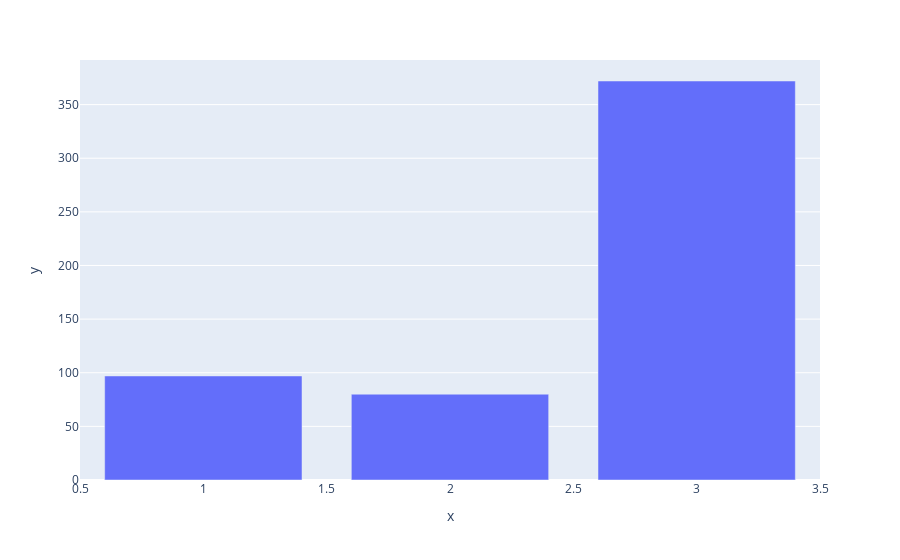

The code cell stored with this chart in its notebook:
### Code cell
px.bar(x =titanic[titanic['survived']==0]['pclass'].unique(), y=titanic[titanic['survived']==0]['pclass'].value_counts())

### Figure 1 — Plotly figure (JSON) as saved in the notebook; plotly's stock layout.template omitted (floating-point values rounded to 4 significant figures)
{"data": [{"alignmentgroup": "True", "hovertemplate": "x=%{x}<br>y=%{y}<extra></extra>", "legendgroup": "", "marker": {"color": "#636efa", "pattern": {"shape": ""}}, "name": "", "offsetgroup": "", "orientation": "v", "showlegend": false, "textposition": "auto", "type": "bar", "x": [3, 1, 2], "xaxis": "x", "y": [372, 97, 80], "yaxis": "y"}], "layout": {"barmode": "relative", "legend": {"tracegroupgap": 0}, "margin": {"t": 60}, "xaxis": {"anchor": "y", "domain": [0, 1], "title": {"text": "x"}}, "yaxis": {"anchor": "x", "domain": [0, 1], "title": {"text": "y"}}}}
